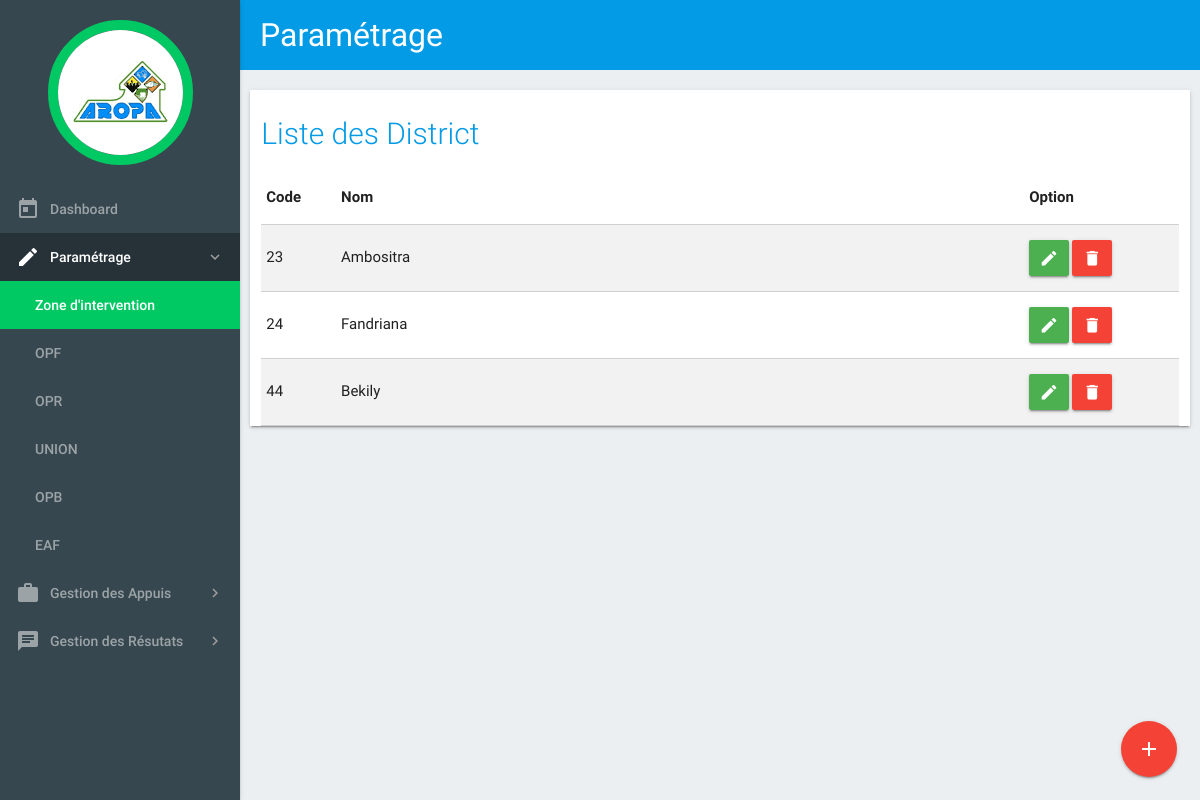
The page /index.php/c_parametre/liste_district on the database its author committed.
### tables this page shows
CREATE TABLE `districts` (
  `ID_DISTRICT` int(11) NOT NULL,
  `ID_REGION` int(11) NOT NULL,
  `CODE_DISTRICT` varchar(5) DEFAULT NULL,
  `NOM_DISTRICT` varchar(100) DEFAULT NULL
);

### application/views/templates.php (called while the page is built, shortened)
<?php
	$this->load->view("templates/header");
	$this->load->view($contents);

### application/controllers/C_parametre.php (called while the page is built, shortened)
<?php
	class C_parametre extends CI_Controller {
        public function liste_district(){
            $this->load->model('M_zone_intervention');
            $data['titre'] = 'Paramétrage';
            $data['contents'] = 'liste_district';
            $data['regions'] = $this->M_zone_intervention->getRegion();
            $data['districts'] = $this->M_zone_intervention->getDistrict();
            $this->load->view('templates',$data);
        }
	}

### index.php (called while the page is built, shortened)
<?php
require_once BASEPATH.'core/CodeIgniter.php';

### application/models/M_zone_intervention.php (called while the page is built, shortened)
<?php
	class M_zone_intervention extends CI_Model {
        public function getDistrict(){
            $query = $this->db->get("districts");
            return $query->result();
        }
	}

### application/views/liste_district.php (the view, shortened to what this page needs)
<main>
    <div class="container1">
        <div class="row z-depth-1">
            <div class="col s12">
                <h2 class="header">Liste des District </h2>
                <table class="responsive-table bordered striped">
                    <thead>
                    <tr>
                        <th>Code</th>
                        <th width="75%">Nom</th>
                        <th>Option</th>
                    </tr>
                    </thead>
                    <tbody>
                    <?php foreach($districts as $district) { ?>
                    <tr>
                        <td><?php echo $district->CODE_DISTRICT ?></td>
                        <td><?php echo $district->NOM_DISTRICT ?></td>
                        <td>
                            <a href="#!" class="waves-effect waves-light green btn edit" data-id="<?php echo $district->ID_DISTRICT ?>"><i class="material-icons">edit</i></a>
                            <a href="#!" class="waves-effect waves-light red btn delete" data-id="<?php echo $district->ID_DISTRICT ?>"><i class="material-icons">delete</i></a>
                        </td>
                    </tr>
                    <?php } ?>
                    </tbody>
                </table>
                <div class="fixed-action-btn">
                    <a href="#add_district" class="btn-floating btn-large red">
                        <i class="large material-icons">add</i>
                    </a>
                </div>
            </div>
        </div>
    </div>
</main>

### assets/css/style.css (style rules this page uses)
body { background-color: #eceff1; }
.container1 { padding: 20px 10px 5px 10px ; }
header, main, footer { padding-left: 240px; }
.material-icons { font-family: 'Material Icons'; font-weight: normal; font-style: normal; font-size: 24px; line-height: 1; letter-spacing: normal; text-transform: none; display: inline-block; white-space: nowrap; word-wrap: normal; direction: ltr; -moz-font-feature-settings: 'liga'; -moz-osx-font-smoothing: grayscale; }
.header { color: #039be5; font-weight: 300; font-size: 2.0rem; }
.row { background-color: #ffffff; }
td a.btn { padding: 0 10px; }

### rows shown on the page
districts: CODE_DISTRICT "23", NOM_DISTRICT "Ambositra"
districts: CODE_DISTRICT "24", NOM_DISTRICT "Fandriana"
districts: CODE_DISTRICT "44", NOM_DISTRICT "Bekily"

### other values the page prints
$titre "Paramétrage"
